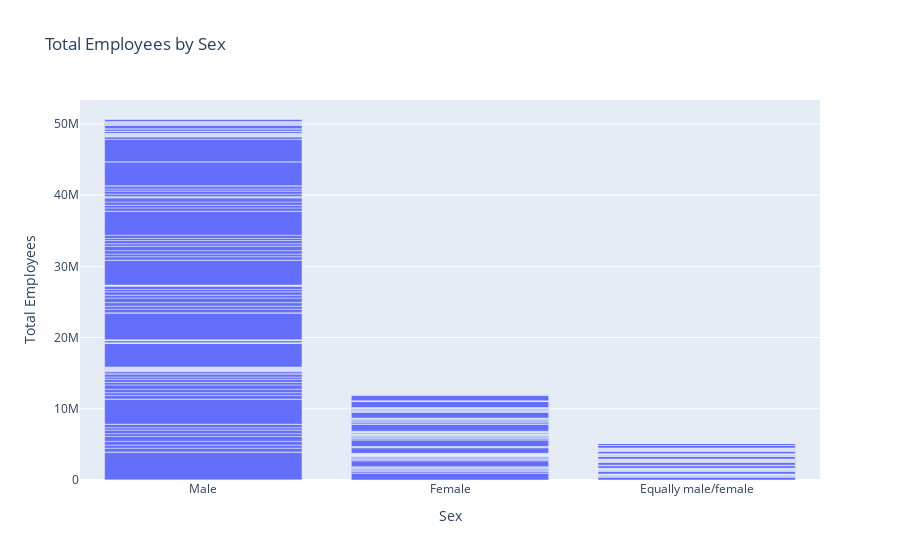

The notebook cell saved with this chart:
### Code cell
#tech_cleaned3 = tech_cleaned3.sort_values(by=['EMP'])

fig3 = px.bar(tech_cleaned3,x='SEX_LABEL',y='EMP',orientation='v',
    labels = {
        "EMP":"Total Employees",
        "SEX_LABEL" : "Sex"
    },
    title='Total Employees by Sex')
fig3.show()

### Figure 1 — Plotly figure (JSON) as saved in the notebook; plotly's stock layout.template omitted (floating-point values rounded to 4 significant figures; data arrays with more than 128 entries replaced by an {"elided": "..."} marker saying what was removed)
{"data": [{"alignmentgroup": "True", "hovertemplate": "Sex=%{x}<br>Total Employees=%{y}<extra></extra>", "legendgroup": "", "marker": {"color": "#636efa", "pattern": {"shape": ""}}, "name": "", "offsetgroup": "", "orientation": "v", "showlegend": false, "textposition": "auto", "type": "bar", "x": {"elided": "503 str values"}, "xaxis": "x", "y": {"elided": "503 int values"}, "yaxis": "y"}], "layout": {"barmode": "relative", "legend": {"tracegroupgap": 0}, "title": {"text": "Total Employees by Sex"}, "xaxis": {"anchor": "y", "domain": [0, 1], "title": {"text": "Sex"}}, "yaxis": {"anchor": "x", "domain": [0, 1], "title": {"text": "Total Employees"}}}}
